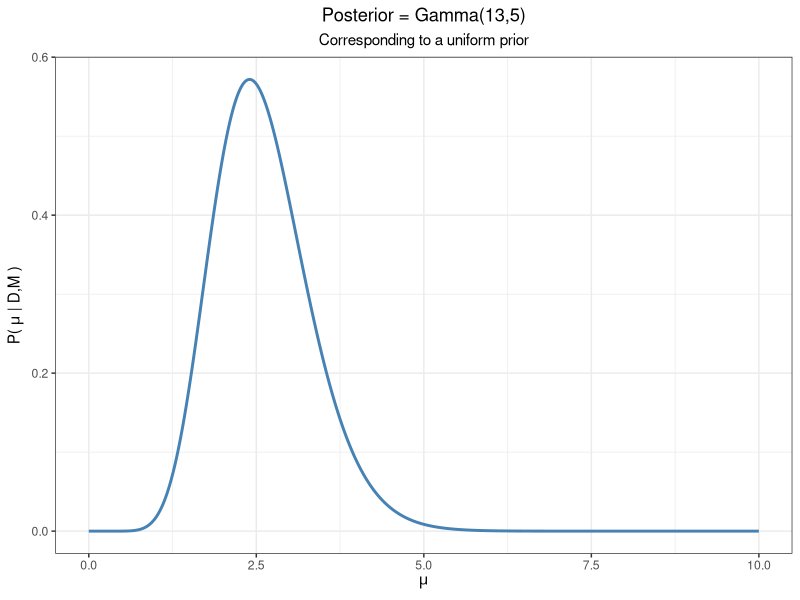
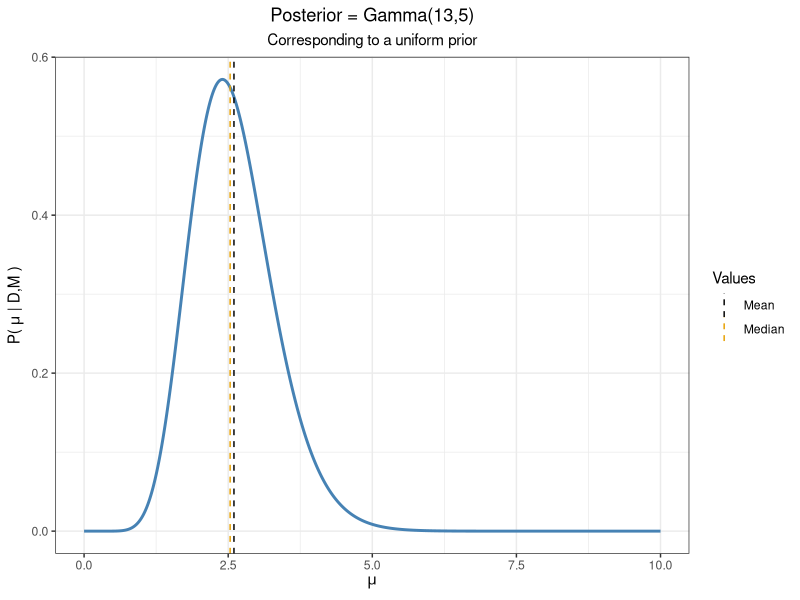
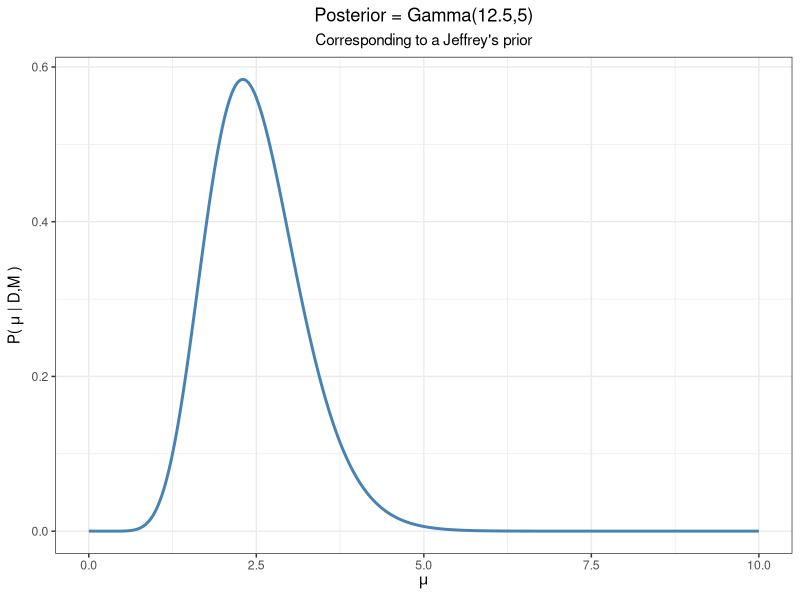
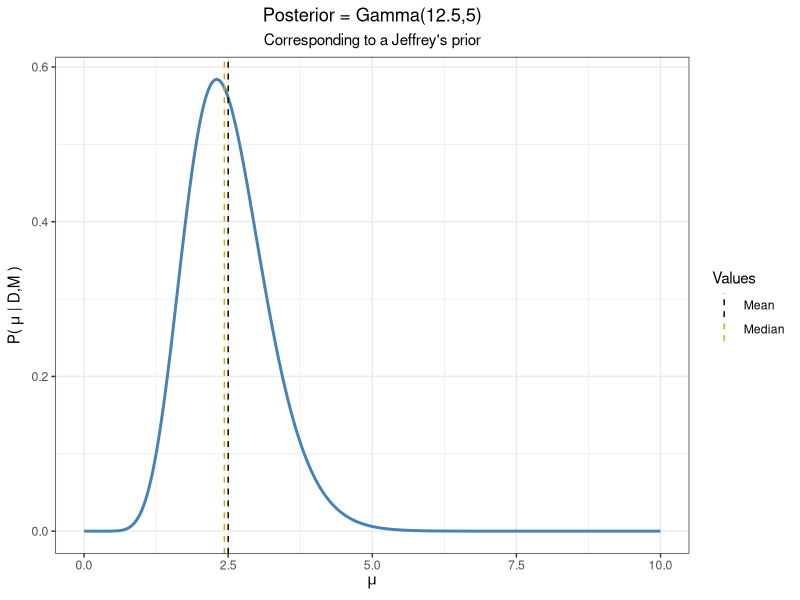
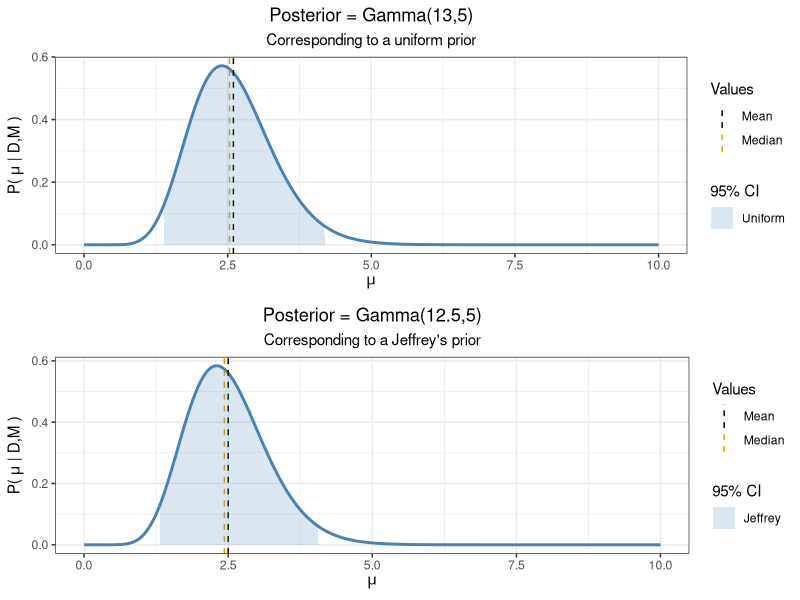
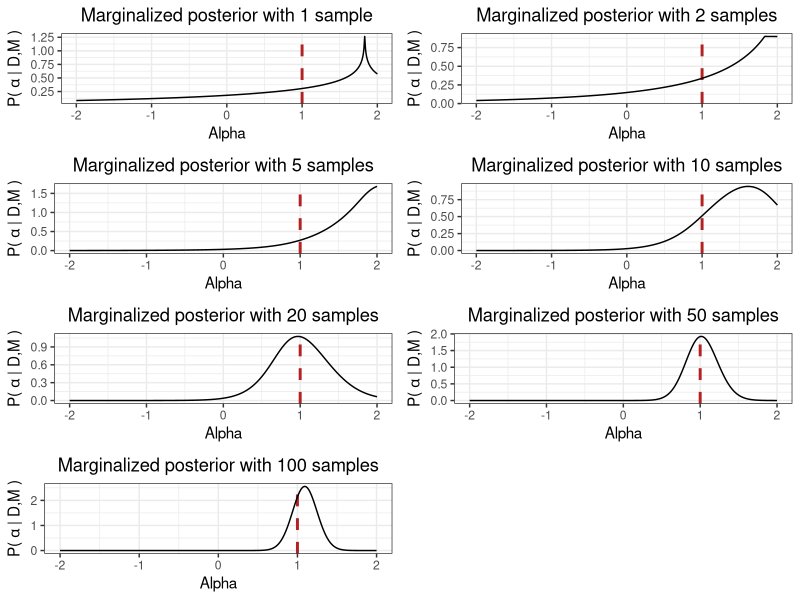
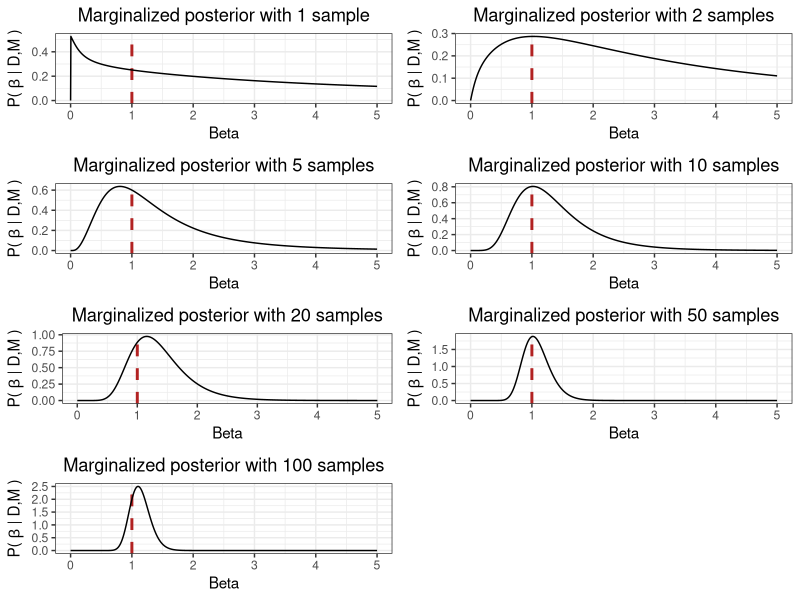
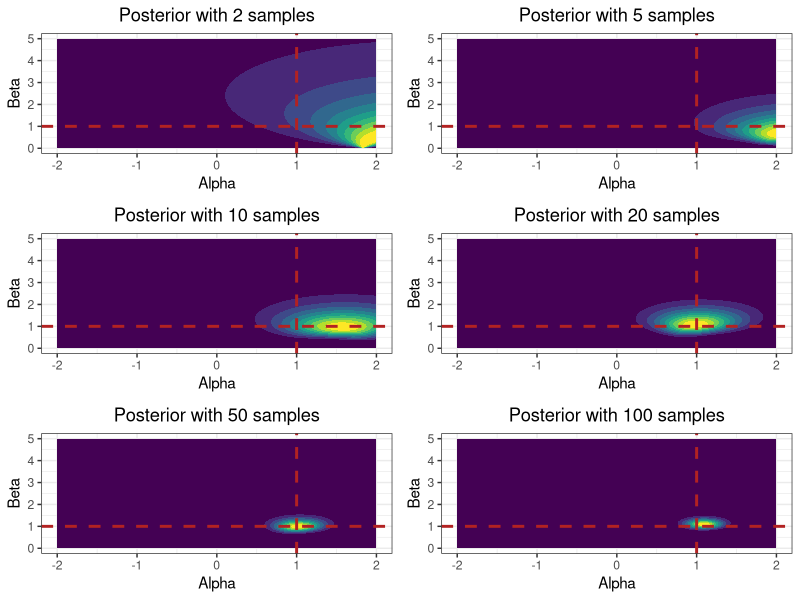

Recreate these plots in R, in order.
## ---- chunk 1
set.seed(12345)

library(tidyverse)
library(gridExtra)

cbPalette <- c("#000000", "#E69F00", "#56B4E9", "#009E73", "#F0E442", "#0072B2", "#D55E00", "#CC79A7")
## ---- chunk 2
res <- c(4, 1, 3, 1, 3)
mu <- seq(0, 10, length.out=1000)
N_dl <- length(mu) - 1
dl <- (max(mu) - min(mu)) / N_dl
## ---- chunk 3
# prior
log_prior <- ifelse(mu>=0, 0, -Inf)

# likelihood
log_likl <- 0
for (r_ in res) {
  log_likl <- log_likl + dpois(x=r_, lambda=mu, log=TRUE)
}

# posterior
post_U <- exp(log_likl + log_prior)
post_U <- post_U / (dl * sum(post_U))

# plot posterior
post_U_plt <- ggplot() +
              labs(title=paste0("Posterior = Gamma(", 1+sum(res),",", length(res),")", collapse=""), subtitle="Corresponding to a uniform prior") +
              geom_line(data = data.frame(mu=mu, post=post_U), aes(x=mu, y=post), color="steelblue", size=1) +
              scale_y_continuous(name = expression(paste("P( ", mu, " | D,M )"))) +
              scale_x_continuous(name = expression(mu)) +
              theme_bw() +
              theme(plot.title=element_text(hjust=0.5), plot.subtitle=element_text(hjust=0.5))
post_U_plt
## ---- chunk 4
mean_num_U <- sum(mu*post_U) * dl
median_num_U <- mu[sum(cumsum(post_U * dl) <= 0.5) + 1]
var_num_U <- sum(mu * mu * post_U * dl) - (mean_num_U * mean_num_U)
mean_an_U <- (1 + sum(res)) / length(res)
median_an_U <- qgamma(0.5, shape=1+sum(res), rate=length(res))
var_an_U <- (1 + sum(res)) / length(res)**2

cat("Mean numerical = ", mean_num_U, "; ", "Mean analytical = ", mean_an_U, "\n", sep="")
cat("Median numerical = ", median_num_U, "; ", "Median analytical = ", median_an_U, "\n", sep="")
cat("Variance numerical = ", var_num_U, "; ", "Variance analytical = ", var_an_U, "\n", sep="")
## ---- chunk 5
post_U_plt <- post_U_plt +
              geom_vline(mapping=aes(xintercept = mean_an_U, color="Mean"), linetype="dashed", size=0.5) +
              geom_vline(mapping=aes(xintercept = median_an_U, color="Median"), linetype="dashed", size=0.5) +
              scale_color_manual(values = cbPalette, name="Values")
post_U_plt
## ---- chunk 6
# prior
log_prior <- ifelse(mu > 0, -0.5*log(mu), -Inf)

# likelihood
log_likl <- 0
for (r_ in res) {
  log_likl <- log_likl + dpois(x=r_, lambda=mu, log=TRUE)
}

# posterior
post_J <- exp(log_likl + log_prior)
post_J <- post_J / (dl * sum(post_J))

# plot posterior
post_J_plt <- ggplot() +
              labs(title=paste0("Posterior = Gamma(", 0.5+sum(res),",", length(res),")", collapse=""), subtitle="Corresponding to a Jeffrey's prior") +
              geom_line(data = data.frame(mu=mu, post=post_J), aes(x=mu, y=post), color="steelblue", size=1) +
              scale_y_continuous(name = expression(paste("P( ", mu, " | D,M )"))) +
              scale_x_continuous(name = expression(mu)) +
              theme_bw() +
              theme(plot.title=element_text(hjust=0.5), plot.subtitle=element_text(hjust=0.5))
post_J_plt
## ---- chunk 7
mean_num_J <- sum(mu*post_J) * dl
median_num_J <- mu[sum(cumsum(post_J * dl) <= 0.5) + 1]
var_num_J <- sum(mu * mu * post_J * dl) - (mean_num_J * mean_num_J)
mean_an_J <- (0.5 + sum(res)) / length(res)
median_an_J <- qgamma(0.5, shape=0.5+sum(res), rate=length(res))
var_an_J <- (0.5 + sum(res)) / length(res)**2

cat("Mean numerical = ", mean_num_J, "; ", "Mean analytical = ", mean_an_J, "\n", sep="")
cat("Median numerical = ", median_num_J, "; ", "Median analytical = ", median_an_J, "\n", sep="")
cat("Variance numerical = ", var_num_J, "; ", "Variance analytical = ", var_an_J, "\n", sep="")
## ---- chunk 8
post_J_plt <- post_J_plt +
              geom_vline(mapping=aes(xintercept = mean_an_J, color="Mean"), linetype="dashed", size=0.5) +
              geom_vline(mapping=aes(xintercept = median_an_J, color="Median"), linetype="dashed", size=0.5) +
              scale_color_manual(values = cbPalette, name="Values")
post_J_plt
## ---- chunk 9
# credibility interval for both posteriors
CI_U <- c(qgamma(0.025, shape=1+sum(res), rate=length(res)), qgamma(0.975, shape=1+sum(res), rate=length(res)))
CI_U_gauss <- c(qnorm(0.025, mean=mean_an_U, sd=sqrt(var_an_U)), qnorm(0.975, mean=mean_an_U, sd=sqrt(var_an_U)))
CI_J <- c(qgamma(0.025, shape=0.5+sum(res), rate=length(res)), qgamma(0.975, shape=0.5+sum(res), rate=length(res)))
CI_J_gauss <- c(qnorm(0.025, mean=mean_an_J, sd=sqrt(var_an_J)), qnorm(0.975, mean=mean_an_J, sd=sqrt(var_an_J)))

cat("Credibility interval corresponding to a uniform prior:", CI_U, "\n")
cat("Credibility interval corresponding to a uniform prior with a normal approximation:", CI_U_gauss, "\n")
cat("Credibility interval corresponding to a Jeffrey's prior:", CI_J, "\n")
cat("Credibility interval corresponding to a Jeffrey's prior with a normal approximation:", CI_J_gauss, "\n")
## ---- chunk 10
post_U_plt <- post_U_plt + geom_area(data=data.frame(mu=mu, post=post_U),
                                     aes(x=ifelse(mu>=CI_U[1] & mu<=CI_U[2], mu, NA), y=post, fill="Uniform"),
                                     alpha = 0.2) +
                           scale_fill_manual(values="steelblue", name="95% CI")
post_J_plt <- post_J_plt + geom_area(data=data.frame(mu=mu, post=post_J),
                                     aes(x=ifelse(mu>=CI_J[1] & mu<=CI_J[2], mu, NA), y=post, fill="Jeffrey"),
                                     alpha = 0.2) +
                           scale_fill_manual(values="steelblue", name="95% CI")

grid.arrange(post_U_plt, post_J_plt, nrow=2)
## ---- chunk 11
# fix true alpha and beta
alpha_true <- 1 #km
beta_true <- 1 #km
alpha_min <- -2 #km
alpha_max <- 2 #km
beta_max <- 5 #km

# define grid
alpha0 <- seq(alpha_min, alpha_max, length.out=1001)
d_alpha <- (alpha_max - alpha_min) / 1000
beta0 <- seq(0, beta_max, length.out=1001)
d_beta <- (beta_max - 0) / 1000
grid0 <- expand_grid(alpha=alpha0, beta=beta0)

# draw samples
n_max <- 1000
lighthouse_samples <- alpha_true + beta_true * tan(runif(n_max, min=-pi/2, max=pi/2))
## ---- chunk 12
# function that computes posteriors for the lighthouse problem
compute_posterior_lighthouse <- function(grid_, da_, db_, samples_, marginalize="") {

  # log-posterior
  post_df <- grid_ %>% mutate(log_post = 0)
  for (x_ in samples_) {
    post_df <- post_df %>%
               mutate(log_post = log_post + log(beta/(beta**2 + (x_ - alpha)**2)))
  }
  post_df <- post_df %>% mutate(log_post = log_post - max(log_post))

  # unnormalized posterior
  post_df$post <- exp(post_df$log_post)


  if(marginalize=="alpha") {

    # marginalize over beta and normalize the marginalized posterior
    post_alpha <- post_df %>% group_by(alpha) %>% summarise(post = sum(post, na.rm = TRUE))
    post_alpha$post <- post_alpha$post / (sum(post_alpha$post) * da_)

    return(post_alpha)
  }
  else if (marginalize=="beta") {

    # marginalize over alpha and normalize the marginalized posterior
    post_beta <- post_df %>% group_by(beta) %>% summarise(post = sum(post, na.rm = TRUE))
    post_beta$post <- post_beta$post / (sum(post_beta$post) * db_)

    return(post_beta)
  }
  else {

    # no marginalization
    return(post_df)
  }

}
## ---- chunk 13
plt_base <- ggplot() +
            geom_vline(mapping=aes(xintercept = alpha_true), colour="firebrick", linetype="dashed", size=1) +
            scale_x_continuous(name="Alpha") +
            scale_y_continuous(name=expression(paste("P( ", alpha, " | D,M )"))) +
            theme_bw() +
            theme(plot.title=element_text(hjust=0.5))


# plot alpha posterior
grid.arrange(
  plt_base + geom_line(data=compute_posterior_lighthouse(grid0, d_alpha, d_beta, lighthouse_samples[1], marginalize = "alpha"),
                       aes(x=alpha, y=post)) +
             labs(title="Marginalized posterior with 1 sample"),
  plt_base + geom_line(data=compute_posterior_lighthouse(grid0, d_alpha, d_beta, lighthouse_samples[1:2], marginalize = "alpha"),
                       aes(x=alpha, y=post)) +
             labs(title="Marginalized posterior with 2 samples"),
  plt_base + geom_line(data=compute_posterior_lighthouse(grid0, d_alpha, d_beta, lighthouse_samples[1:5], marginalize = "alpha"),
                       aes(x=alpha, y=post)) +
             labs(title="Marginalized posterior with 5 samples"),
  plt_base + geom_line(data=compute_posterior_lighthouse(grid0, d_alpha, d_beta, lighthouse_samples[1:10], marginalize = "alpha"),
                       aes(x=alpha, y=post)) +
             labs(title="Marginalized posterior with 10 samples"),
  plt_base + geom_line(data=compute_posterior_lighthouse(grid0, d_alpha, d_beta, lighthouse_samples[1:20], marginalize = "alpha"),
                       aes(x=alpha, y=post)) +
             labs(title="Marginalized posterior with 20 samples"),
  plt_base + geom_line(data=compute_posterior_lighthouse(grid0, d_alpha, d_beta, lighthouse_samples[1:50], marginalize = "alpha"),
                       aes(x=alpha, y=post)) +
             labs(title="Marginalized posterior with 50 samples"),
  plt_base + geom_line(data=compute_posterior_lighthouse(grid0, d_alpha, d_beta, lighthouse_samples[1:100], marginalize = "alpha"),
                       aes(x=alpha, y=post)) +
             labs(title="Marginalized posterior with 100 samples"),
  nrow=4)

## ---- chunk 14
plt_base <- ggplot() +
            geom_vline(mapping=aes(xintercept = beta_true), colour="firebrick", linetype="dashed", size=1) +
            scale_x_continuous(name="Beta") +
            scale_y_continuous(name=expression(paste("P( ", beta, " | D,M )"))) +
            theme_bw() +
            theme(plot.title=element_text(hjust=0.5))


# plot beta posterior
grid.arrange(
  plt_base + geom_line(data=compute_posterior_lighthouse(grid0, d_alpha, d_beta, lighthouse_samples[1], marginalize = "beta"),
                       aes(x=beta, y=post)) +
             labs(title="Marginalized posterior with 1 sample"),
  plt_base + geom_line(data=compute_posterior_lighthouse(grid0, d_alpha, d_beta, lighthouse_samples[1:2], marginalize = "beta"),
                       aes(x=beta, y=post)) +
             labs(title="Marginalized posterior with 2 samples"),
  plt_base + geom_line(data=compute_posterior_lighthouse(grid0, d_alpha, d_beta, lighthouse_samples[1:5], marginalize = "beta"),
                       aes(x=beta, y=post)) +
             labs(title="Marginalized posterior with 5 samples"),
  plt_base + geom_line(data=compute_posterior_lighthouse(grid0, d_alpha, d_beta, lighthouse_samples[1:10], marginalize = "beta"),
                       aes(x=beta, y=post)) +
             labs(title="Marginalized posterior with 10 samples"),
  plt_base + geom_line(data=compute_posterior_lighthouse(grid0, d_alpha, d_beta, lighthouse_samples[1:20], marginalize = "beta"),
                       aes(x=beta, y=post)) +
             labs(title="Marginalized posterior with 20 samples"),
  plt_base + geom_line(data=compute_posterior_lighthouse(grid0, d_alpha, d_beta, lighthouse_samples[1:50], marginalize = "beta"),
                       aes(x=beta, y=post)) +
             labs(title="Marginalized posterior with 50 samples"),
  plt_base + geom_line(data=compute_posterior_lighthouse(grid0, d_alpha, d_beta, lighthouse_samples[1:100], marginalize = "beta"),
                       aes(x=beta, y=post)) +
             labs(title="Marginalized posterior with 100 samples"),
  nrow=4)
## ---- chunk 15
plt_base <- ggplot() +
            scale_x_continuous(name="Alpha") +
            scale_y_continuous(name="Beta") +
            theme(plot.title=element_text(hjust=0.5)) +
            theme_bw()

grid.arrange(
  plt_base + geom_contour_filled(data=compute_posterior_lighthouse(grid0, d_alpha, d_beta, lighthouse_samples[1:2]),
                    mapping = aes(x=alpha, y=beta, z=post), show.legend=FALSE) +
             geom_vline(mapping=aes(xintercept = alpha_true), colour="firebrick", linetype="dashed", size=1) +
             geom_hline(mapping=aes(yintercept = beta_true), colour="firebrick", linetype="dashed", size=1) +
             labs(title="Posterior with 2 samples") +
             theme(plot.title=element_text(hjust=0.5)),
  plt_base + geom_contour_filled(data=compute_posterior_lighthouse(grid0, d_alpha, d_beta, lighthouse_samples[1:5]),
                    mapping = aes(x=alpha, y=beta, z=post), show.legend=FALSE) +
             geom_vline(mapping=aes(xintercept = alpha_true), colour="firebrick", linetype="dashed", size=1) +
             geom_hline(mapping=aes(yintercept = beta_true), colour="firebrick", linetype="dashed", size=1) +
             labs(title="Posterior with 5 samples") +
             theme(plot.title=element_text(hjust=0.5)),
  plt_base + geom_contour_filled(data=compute_posterior_lighthouse(grid0, d_alpha, d_beta, lighthouse_samples[1:10]),
                    mapping = aes(x=alpha, y=beta, z=post), show.legend=FALSE) +
             geom_vline(mapping=aes(xintercept = alpha_true), colour="firebrick", linetype="dashed", size=1) +
             geom_hline(mapping=aes(yintercept = beta_true), colour="firebrick", linetype="dashed", size=1) +
             labs(title="Posterior with 10 samples") +
             theme(plot.title=element_text(hjust=0.5)),
  plt_base + geom_contour_filled(data=compute_posterior_lighthouse(grid0, d_alpha, d_beta, lighthouse_samples[1:20]),
                    mapping = aes(x=alpha, y=beta, z=post), show.legend=FALSE) +
             geom_vline(mapping=aes(xintercept = alpha_true), colour="firebrick", linetype="dashed", size=1) +
             geom_hline(mapping=aes(yintercept = beta_true), colour="firebrick", linetype="dashed", size=1) +
             labs(title="Posterior with 20 samples") +
             theme(plot.title=element_text(hjust=0.5)),
  plt_base + geom_contour_filled(data=compute_posterior_lighthouse(grid0, d_alpha, d_beta, lighthouse_samples[1:50]),
                    mapping = aes(x=alpha, y=beta, z=post), show.legend=FALSE) +
             geom_vline(mapping=aes(xintercept = alpha_true), colour="firebrick", linetype="dashed", size=1) +
             geom_hline(mapping=aes(yintercept = beta_true), colour="firebrick", linetype="dashed", size=1) +
             labs(title="Posterior with 50 samples") +
             theme(plot.title=element_text(hjust=0.5)),
  plt_base + geom_contour_filled(data=compute_posterior_lighthouse(grid0, d_alpha, d_beta, lighthouse_samples[1:100]),
                    mapping = aes(x=alpha, y=beta, z=post), show.legend=FALSE) +
             geom_vline(mapping=aes(xintercept = alpha_true), colour="firebrick", linetype="dashed", size=1) +
             geom_hline(mapping=aes(yintercept = beta_true), colour="firebrick", linetype="dashed", size=1) +
             labs(title="Posterior with 100 samples") +
             theme(plot.title=element_text(hjust=0.5)),
  nrow=3)
## ---- chunk 16
# find most probables (alpha,beta) for each iteration
max_prob_alpha <- c()
max_prob_beta <- c()
joint_post_df <- grid0 %>% mutate(log_post = 0)

for(x_ in lighthouse_samples[1:100]) {
  joint_post_df <- joint_post_df %>%
                   mutate(log_post = log_post + log(beta/(beta**2 + (x_ - alpha)**2)))
  
  max_indx <- which.max(joint_post_df$log_post)
  max_prob_alpha <- c(max_prob_alpha, joint_post_df[[max_indx, "alpha"]])
  max_prob_beta <- c(max_prob_beta, joint_post_df[[max_indx, "beta"]])
}

# plot succession of most probable values
plt_max_prob_evol <- ggplot(data=data.frame(Alpha=max_prob_alpha, Beta=max_prob_beta),
                            mapping=aes(x=Alpha, y=Beta)) +
                     geom_path() +
                     geom_vline(mapping=aes(xintercept = alpha_true), colour="firebrick", linetype="dashed", size=1) +
                     geom_hline(mapping=aes(yintercept = beta_true), colour="firebrick", linetype="dashed", size=1) +
                     geom_point() +
                     geom_point(aes(x=alpha_true, y=beta_true), colour="firebrick") +
                     geom_text(data=data.frame(alpha=max_prob_alpha[1:10], beta=max_prob_beta[1:10], labels=1:10),
                               mapping=aes(x=alpha+0.05, y=beta+0.05, label = labels)) +
                     labs(title=expression(paste("Evolution of the most probables (", alpha, " , ", beta, ") as a function of number of data samples"))) +
                     theme_bw() +
                     theme(plot.title=element_text(hjust=0.5))
                     

plt_max_prob_evol
## ---- chunk 17
# (starting) model definitions
x0 <- 0
w <- 1
A_true <- 2
B_true <- 1
dt <- 5
x_grid <- seq(-7*w, 7*w, by=0.5*w)

# define grid for parameters A,B
A_max <- 5
B_min <- 0.5
B_max <- 1.5
A0 <- seq(0, A_max, length.out=1001)
dA <- (A_max - 0) / 1000
B0 <- seq(B_min, B_max, length.out=1001)
dB <- (B_max - B_min) / 1000
grid0 <- expand_grid(A=A0, B=B0)


# signal definition
signal <- function(x, A, B, x0, w, dt) {
  dt * (A * exp(-0.5*((x-x0)/w)**2) + B)
}

# true signal
signal_true_df <- tibble(x=x_grid, Signal=signal(x_grid, A_true, B_true, x0, w, dt))
plt_SB <- ggplot() +
          geom_line(data=signal_true_df, mapping=aes(x=x, y=Signal)) +
          labs(title="Real signal vs measured signal with A/B=2 and w=1") +
          scale_y_continuous(name = expression(paste("Signal (x | A, B, ", x[0], ", w, ", Delta, "t, M)"))) +
          theme_bw() +
          theme(plot.title=element_text(hjust=0.5))
          

# sample signals
signal_samples <- rpois(length(x_grid), signal_true_df$Signal)
signal_samples_df <- tibble(x=x_grid, N=signal_samples)
plt_SB <- plt_SB +
          geom_col(data=signal_samples_df, mapping=aes(x=x, y=N), alpha=0.3)

plt_SB
## ---- chunk 18
# function that computes the posterior for the Signal/Background problem,
# it computes the posterior for different values of the parameters
# w, A_true, B_true, x0, dt
compute_posterior_SB <- function(x0=0, w=1, A_true=2, B_true=1, dt=5,
                                 A_max=5, B_min=0.5, B_max=1.5,
                                 marginalize="") {
  
  # reproducibility
  set.seed(12345)
  
  # define grid
  grid_x_ <- seq(-7*w, 7*w, by=0.5*w)
  grid_ <- expand_grid(A=seq(0, A_max, length.out=1001), B=seq(B_min, B_max, length.out=1001))
  dA_ <- (A_max - 0) / 1000
  dB_ <- (B_max - B_min) / 1000
  
  
  # true signal
  signal_true <- signal(grid_x_, A_true, B_true, x0, w, dt)
  
  # sample signals
  samples_ <- rpois(n=length(grid_x_), lambda=signal_true)
  
  
  
  # log-posterior
  post_df <- grid_ %>% mutate(log_post = 0)
  for (i in 1:length(samples_)) {
    post_df <- post_df %>%
               mutate(log_post = log_post + dpois(x=samples_[i], lambda = signal(grid_x_[i], A, B, x0=x0, w=w, dt=dt), log=TRUE))
  }
  post_df <- post_df %>% mutate(log_post = log_post - max(log_post))

  # unnormalized posterior
  post_df$Posterior <- exp(post_df$log_post)
  
  
  
  if(marginalize=="A") {

    # marginalize over B and normalize the marginalized posterior
    post_A <- post_df %>% group_by(A) %>% summarise(Posterior = sum(Posterior, na.rm = TRUE))
    post_A$Posterior <- post_A$Posterior / (sum(post_A$Posterior) * dA_)

    return(post_A)
  }
  else if (marginalize=="B") {

    # marginalize over A and normalize the marginalized posterior
    post_B <- post_df %>% group_by(B) %>% summarise(Posterior = sum(Posterior, na.rm = TRUE))
    post_B$Posterior <- post_B$Posterior / (sum(post_B$Posterior) * dB_)

    return(post_B)
  }
  else {

    # no marginalization
    return(post_df)
  }
  
}
## ---- chunk 19
plot_signal <- function(x0=0, w=1, A_true=2, B_true=1, dt=5,
                        A_max=5, B_min=0.5, B_max=1.5, xlim=c(-8*w,8*w)) {
  
  # reproducibility
  #set.seed(12345)
  
  # define grid
  grid_x_ <- seq(-7*w, 7*w, by=0.5*w)
  
  # true signal
  signal_true <- signal(grid_x_, A_true, B_true, x0, w, dt)
  signal_true_df <- tibble(x=grid_x_, Signal=signal_true)
  
  # sample signals
  signal_samples <- rpois(length(grid_x_), signal_true_df$Signal)
  signal_samples_df <- tibble(x=grid_x_, N=signal_samples)
  
  
  
  # plot
  plt <- ggplot() +
         geom_line(data=signal_true_df, mapping=aes(x=x, y=Signal)) +
         geom_col(data=signal_samples_df, mapping=aes(x=x, y=N), alpha=0.3) +
         labs(title=paste0("Real signal vs measured signal with A/B=", A_true/B_true, " and w=", w, collapse = "")) +
         scale_x_continuous(limits=xlim) +
         scale_y_continuous(name = expression(paste("Signal (x | A, B, ", x[0], ", w, ", Delta, "t, M)"))) +
         theme_bw() +
         theme(plot.title=element_text(hjust=0.5))
  
  return(plt)
}
## ---- chunk 20
# plot real signals vs measured signal as a function of w
grid.arrange(
plot_signal(w=0.1, A_true=2, B_true=1, xlim=c(-22,22)),
plot_signal(w=0.25, A_true=2, B_true=1, xlim=c(-22,22)),
plot_signal(w=1, A_true=2, B_true=1, xlim=c(-22,22)),
plot_signal(w=2, A_true=2, B_true=1, xlim=c(-22,22)),
plot_signal(w=3, A_true=2, B_true=1, xlim=c(-22,22)),
nrow=3)
## ---- chunk 21
# plot two posteriors as an example of invariance w.r.t. w parameter
grid.arrange(
  ggplot() + geom_contour_filled(data=compute_posterior_SB(w=0.1), mapping = aes(x=A, y=B, z=Posterior), show.legend=FALSE) +
             labs(title=paste("Posterior with A/B=2 and w=0.1")) +
             theme_bw() +
             theme(plot.title=element_text(hjust=0.5)),
  ggplot() + geom_contour_filled(data=compute_posterior_SB(w=3), mapping = aes(x=A, y=B, z=Posterior), show.legend=FALSE) +
             labs(title=paste("Posterior with A/B=2 and w=3")) +
             theme_bw() +
             theme(plot.title=element_text(hjust=0.5)),
  nrow=1)
## ---- chunk 22
# plot real signals vs measured signal as a function of A/B
grid.arrange(
plot_signal(w=1, A_true=0.25, B_true=1),
plot_signal(w=1, A_true=0.5, B_true=1),
plot_signal(w=1, A_true=1, B_true=1),
plot_signal(w=1, A_true=2, B_true=1),
plot_signal(w=1, A_true=4, B_true=1),
nrow=3)
## ---- chunk 23
# plot A posterior
grid.arrange(
  ggplot() + geom_line(data=compute_posterior_SB(A_true=0.25, B_true=1, marginalize = "A"),
                       aes(x=A, y=Posterior)) +
             geom_vline(mapping=aes(xintercept = 0.25), colour="firebrick", linetype="dashed", size=1) +
             labs(title="Marginalized posterior with A/B=0.25 and w=1") +
             scale_y_continuous(name="P( A | D,M )") +
             theme_bw() +
             theme(plot.title=element_text(hjust=0.5)),
  ggplot() + geom_line(data=compute_posterior_SB(A_true=0.5, B_true=1, marginalize = "A"),
                       aes(x=A, y=Posterior)) +
             geom_vline(mapping=aes(xintercept = 0.5), colour="firebrick", linetype="dashed", size=1) +
             labs(title="Marginalized posterior with A/B=0.5 and w=1") +
             scale_y_continuous(name="P( A | D,M )") +
             theme_bw() +
             theme(plot.title=element_text(hjust=0.5)),
  ggplot() + geom_line(data=compute_posterior_SB(A_true=1, B_true=1, marginalize = "A"),
                       aes(x=A, y=Posterior)) +
             geom_vline(mapping=aes(xintercept = 1), colour="firebrick", linetype="dashed", size=1) +
             labs(title="Marginalized posterior with A/B=1 and w=1") +
             scale_y_continuous(name="P( A | D,M )") +
             theme_bw() +
             theme(plot.title=element_text(hjust=0.5)),
  ggplot() + geom_line(data=compute_posterior_SB(A_true=2, B_true=1, marginalize = "A"),
                       aes(x=A, y=Posterior)) +
             geom_vline(mapping=aes(xintercept = 2), colour="firebrick", linetype="dashed", size=1) +
             labs(title="Marginalized posterior with A/B=2 and w=1") +
             scale_y_continuous(name="P( A | D,M )") +
             theme_bw() +
             theme(plot.title=element_text(hjust=0.5)),
  ggplot() + geom_line(data=compute_posterior_SB(A_true=4, B_true=1, marginalize = "A"),
                       aes(x=A, y=Posterior)) +
             geom_vline(mapping=aes(xintercept = 4), colour="firebrick", linetype="dashed", size=1) +
             labs(title="Marginalized posterior with A/B=4 and w=1") +
             scale_y_continuous(name="P( A | D,M )") +
             theme_bw() +
             theme(plot.title=element_text(hjust=0.5)),
  nrow=3)
## ---- chunk 24
# plot B posterior
grid.arrange(
  ggplot() + geom_line(data=compute_posterior_SB(A_true=0.25, B_true=1, marginalize = "B"),
                       aes(x=B, y=Posterior)) +
             geom_vline(mapping=aes(xintercept = 1), colour="firebrick", linetype="dashed", size=1) +
             labs(title="Marginalized posterior with A/B=0.25 and w=1") +
             scale_y_continuous(name="P( B | D,M )") +
             theme_bw() +
             theme(plot.title=element_text(hjust=0.5)),
  ggplot() + geom_line(data=compute_posterior_SB(A_true=0.5, B_true=1, marginalize = "B"),
                       aes(x=B, y=Posterior)) +
             geom_vline(mapping=aes(xintercept = 1), colour="firebrick", linetype="dashed", size=1) +
             labs(title="Marginalized posterior with A/B=0.5 and w=1") +
             scale_y_continuous(name="P( B | D,M )") +
             theme_bw() +
             theme(plot.title=element_text(hjust=0.5)),
  ggplot() + geom_line(data=compute_posterior_SB(A_true=1, B_true=1, marginalize = "B"),
                       aes(x=B, y=Posterior)) +
             geom_vline(mapping=aes(xintercept = 1), colour="firebrick", linetype="dashed", size=1) +
             labs(title="Marginalized posterior with A/B=1 and w=1") +
             scale_y_continuous(name="P( B | D,M )") +
             theme_bw() +
             theme(plot.title=element_text(hjust=0.5)),
  ggplot() + geom_line(data=compute_posterior_SB(A_true=2, B_true=1, marginalize = "B"),
                       aes(x=B, y=Posterior)) +
             geom_vline(mapping=aes(xintercept = 1), colour="firebrick", linetype="dashed", size=1) +
             labs(title="Marginalized posterior with A/B=2 and w=1") +
             scale_y_continuous(name="P( B | D,M )") +
             theme_bw() +
             theme(plot.title=element_text(hjust=0.5)),
  ggplot() + geom_line(data=compute_posterior_SB(A_true=4, B_true=1, marginalize = "B"),
                       aes(x=B, y=Posterior)) +
             geom_vline(mapping=aes(xintercept = 1), colour="firebrick", linetype="dashed", size=1) +
             labs(title="Marginalized posterior with A/B=4 and w=1") +
             scale_y_continuous(name="P( B | D,M )") +
             theme_bw() +
             theme(plot.title=element_text(hjust=0.5)),
  nrow=3)
## ---- chunk 25
plt_base <- ggplot() +
            theme_bw() +
            theme(plot.title=element_text(hjust=0.5))

grid.arrange(
  plt_base + geom_contour_filled(data=compute_posterior_SB(A_true=0.25, B_true=1),
                                 mapping = aes(x=A, y=B, z=Posterior), show.legend=FALSE) +
             geom_vline(mapping=aes(xintercept = 0.25), colour="firebrick", linetype="dashed", size=1) +
             geom_hline(mapping=aes(yintercept = 1), colour="firebrick", linetype="dashed", size=1) +
             labs(title="Posterior with A/B=0.25 and w=1"),
  plt_base + geom_contour_filled(data=compute_posterior_SB(A_true=0.5, B_true=1),
                                 mapping = aes(x=A, y=B, z=Posterior), show.legend=FALSE) +
             geom_vline(mapping=aes(xintercept = 0.5), colour="firebrick", linetype="dashed", size=1) +
             geom_hline(mapping=aes(yintercept = 1), colour="firebrick", linetype="dashed", size=1) +
             labs(title="Posterior with A/B=0.5 and w=1"),
  plt_base + geom_contour_filled(data=compute_posterior_SB(A_true=1, B_true=1),
                                 mapping = aes(x=A, y=B, z=Posterior), show.legend=FALSE) +
             geom_vline(mapping=aes(xintercept = 1), colour="firebrick", linetype="dashed", size=1) +
             geom_hline(mapping=aes(yintercept = 1), colour="firebrick", linetype="dashed", size=1) +
             labs(title="Posterior with A/B=1 and w=1"),
  plt_base + geom_contour_filled(data=compute_posterior_SB(A_true=2, B_true=1),
                                 mapping = aes(x=A, y=B, z=Posterior), show.legend=FALSE) +
             geom_vline(mapping=aes(xintercept = 2), colour="firebrick", linetype="dashed", size=1) +
             geom_hline(mapping=aes(yintercept = 1), colour="firebrick", linetype="dashed", size=1) +
             labs(title="Posterior with A/B=2 and w=1"),
  plt_base + geom_contour_filled(data=compute_posterior_SB(A_true=4, B_true=1),
                                 mapping = aes(x=A, y=B, z=Posterior), show.legend=FALSE) +
             geom_vline(mapping=aes(xintercept = 4), colour="firebrick", linetype="dashed", size=1) +
             geom_hline(mapping=aes(yintercept = 1), colour="firebrick", linetype="dashed", size=1) +
             labs(title="Posterior with A/B=4 and w=1"),
  nrow=3)
